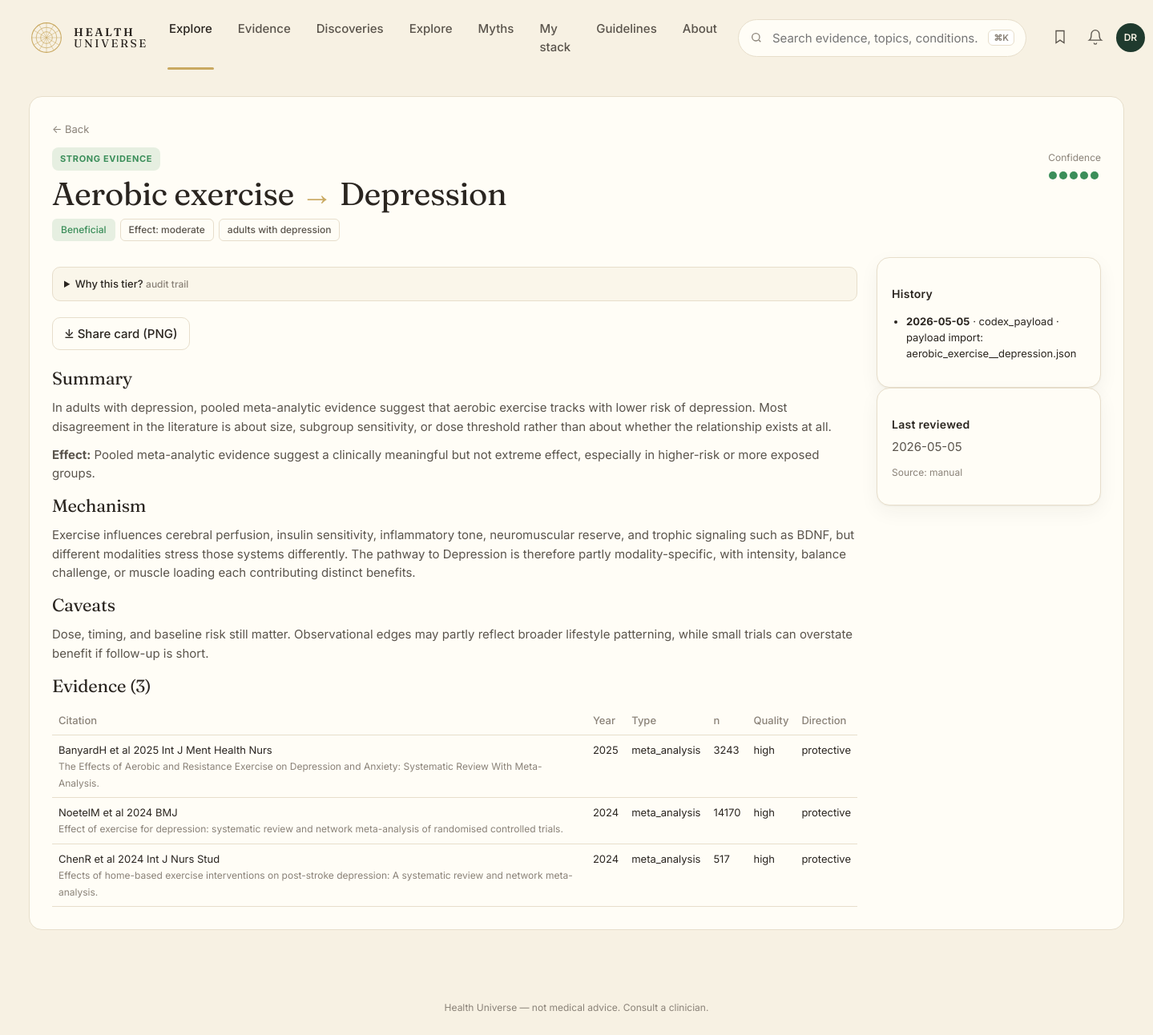
Page /edge/267 on the earlier database version.
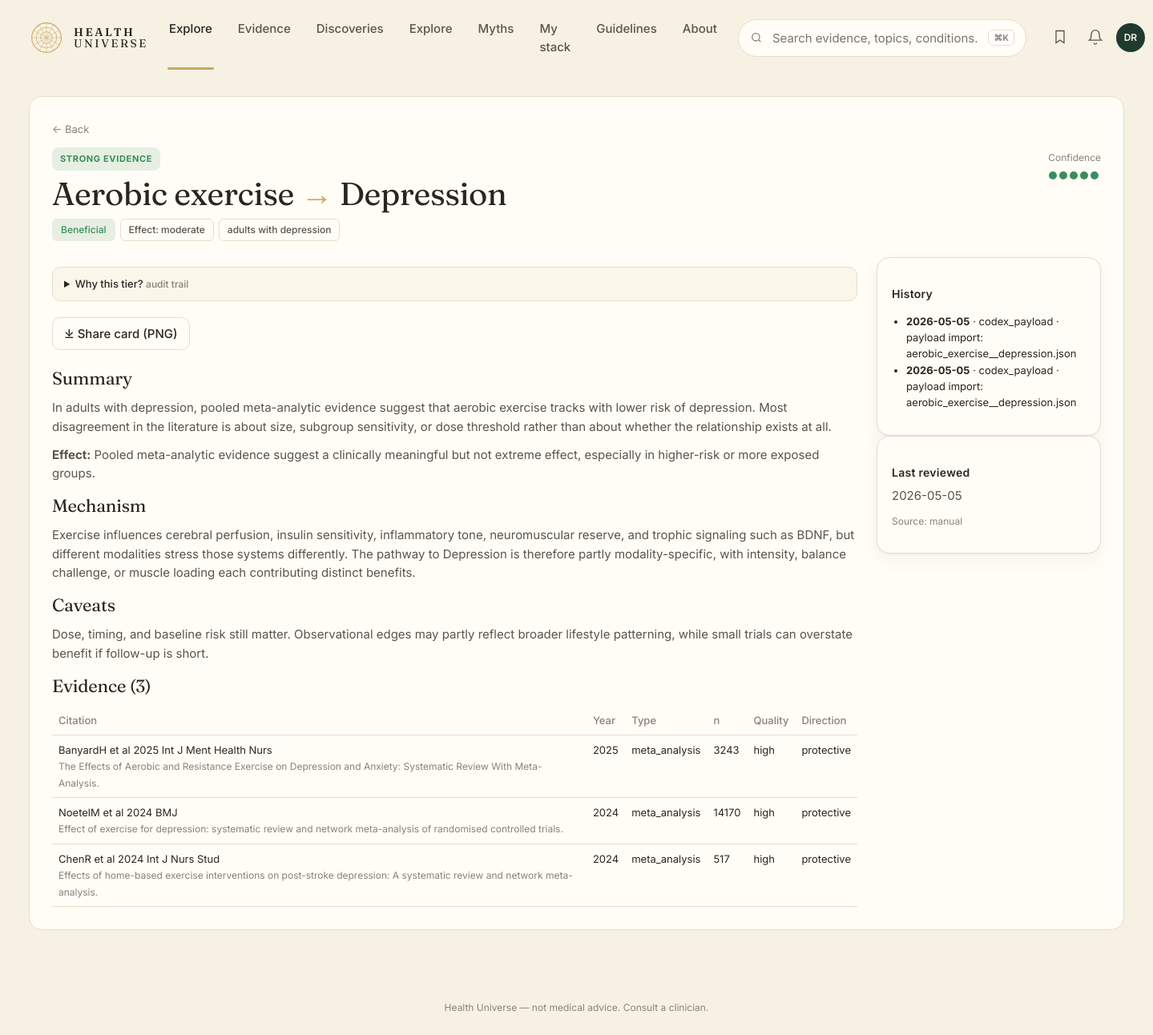
Same page on the later database version.
### tables this page shows
CREATE TABLE edge (
    id              INTEGER PRIMARY KEY,
    factor_id       INTEGER NOT NULL REFERENCES entity(id),
    outcome_id      INTEGER NOT NULL REFERENCES entity(id),
    direction       TEXT NOT NULL CHECK (direction IN (
                      'protective','harmful','neutral','u_shaped','mixed')),
    tier            TEXT NOT NULL CHECK (tier IN ('A','B','C','D','X','deprecated')),
    effect_size     TEXT,         -- qualitative: trivial/small/moderate/large
    effect_quant    TEXT,         -- e.g. "RR 0.82 (0.74-0.91)"
    population      TEXT,         -- e.g. "adults>50; ApoE4 carriers"
    mechanism       TEXT,         -- 1-paragraph plain English
    summary         TEXT,         -- card body copy
    caveats         TEXT,
    seed_source     TEXT NOT NULL CHECK (seed_source IN ('claude_seed','gemma_daily','manual')),
    created_at      TEXT NOT NULL DEFAULT (datetime('now')),
    updated_at      TEXT NOT NULL DEFAULT (datetime('now')),
    last_reviewed   TEXT NOT NULL DEFAULT (datetime('now')), embedding BLOB, embedded_at TEXT,
    UNIQUE(factor_id, outcome_id, population)
);

CREATE TABLE entity (
    id            INTEGER PRIMARY KEY,
    slug          TEXT NOT NULL UNIQUE,
    name          TEXT NOT NULL,
    kind          TEXT NOT NULL CHECK (kind IN (
                    'food','nutrient','supplement','drug','activity',
                    'behavior','environmental','pathogen','gene',
                    'biomarker','condition','process')),
    aliases       TEXT,           -- JSON array
    description   TEXT,
    created_at    TEXT NOT NULL DEFAULT (datetime('now')),
    updated_at    TEXT NOT NULL DEFAULT (datetime('now'))
, embedding BLOB, embedded_at TEXT);

CREATE TABLE evidence (
    id            INTEGER PRIMARY KEY,
    edge_id       INTEGER NOT NULL REFERENCES edge(id) ON DELETE CASCADE,
    citation      TEXT NOT NULL,
    url           TEXT,
    doi           TEXT,
    pmid          TEXT,
    year          INTEGER,
    study_type    TEXT CHECK (study_type IN (
                    'meta_analysis','systematic_review','rct','cohort',
                    'case_control','cross_sectional','mechanistic',
                    'animal','case_report','expert_opinion')),
    n_participants INTEGER,
    direction     TEXT,           -- direction this study supports
    quality       TEXT CHECK (quality IN ('high','moderate','low','very_low')),
    notes         TEXT,
    source_id     INTEGER REFERENCES source(id),
    created_at    TEXT NOT NULL DEFAULT (datetime('now'))
);

CREATE TABLE edge_history (
    id          INTEGER PRIMARY KEY,
    edge_id     INTEGER NOT NULL REFERENCES edge(id) ON DELETE CASCADE,
    changed_at  TEXT NOT NULL DEFAULT (datetime('now')),
    field       TEXT NOT NULL,
    old_value   TEXT,
    new_value   TEXT,
    reason      TEXT,
    actor       TEXT             -- 'claude_seed','gemma_daily','claude_adjudicator','human'
);

### web/app.py (the view)
@app.get("/edge/{edge_id}", response_class=HTMLResponse)
def edge_detail(request: Request, edge_id: int):
    with connect() as conn:
        e = conn.execute("""
            SELECT e.*, f.slug AS f_slug, f.name AS f_name, f.kind AS f_kind,
                   o.slug AS o_slug, o.name AS o_name, o.kind AS o_kind
            FROM edge e
            JOIN entity f ON f.id = e.factor_id
            JOIN entity o ON o.id = e.outcome_id
            WHERE e.id = ?""", (edge_id,)).fetchone()
        if not e:
            return HTMLResponse("Not found", status_code=404)
        evidence = conn.execute(
            "SELECT * FROM evidence WHERE edge_id = ? ORDER BY year DESC",
            (edge_id,)).fetchall()
        history = conn.execute(
            "SELECT * FROM edge_history WHERE edge_id = ? ORDER BY changed_at DESC",
            (edge_id,)).fetchall()
    return render(request, "edge.html", {
        "e": dict(e),
        "evidence": [dict(r) for r in evidence],
        "history": [dict(r) for r in history],
    })

### web/templates/edge.html (shortened to what this page needs)
{% extends "base.html" %}
{% block content %}
<section class="edge-page">
  <a class="back" href="/">← Back</a>
  <div class="edge-head">
    <div>
      <span class="pill tier-{{ e.tier }}">{{ TIER_LABEL[e.tier] | upper }}</span>
      <h1>{{ e.f_name }} <span class="arrow">→</span> {{ e.o_name }}</h1>
      <div class="badges">
        <span class="badge dir-{{ e.direction }}">{{ DIRECTION_LABEL[e.direction] }}</span>
        {% if e.effect_size %}<span class="badge ghost">Effect: {{ e.effect_size }}</span>{% endif %}
        {% if e.population %}<span class="badge ghost">{{ e.population }}</span>{% endif %}
      </div>
    </div>
    <div class="confidence-card">
      <span class="muted small">Confidence</span>
      <div class="dots big">
        {% for i in range(5) %}<span class="dotmark {% if i < TIER_DOTS[e.tier] %}on{% endif %}"></span>{% endfor %}
      </div>
    </div>
  </div>
  <div class="edge-grid">
    <div>
      <details class="why-tier">
        <summary>Why this tier? <small class="muted">audit trail</small></summary>
      </details>
      <div class="share-row">
        <a class="btn-secondary inline" href="/edge/{{ e.id }}.png" target="_blank">⤓ Share card (PNG)</a>
      </div>
      <h3>Summary</h3>
      <p>{{ e.summary }}</p>
      {% if e.effect_quant %}<p><b>Effect:</b> {{ e.effect_quant }}</p>{% endif %}
      <h3>Mechanism</h3>
      <p>{{ e.mechanism or "—" }}</p>
      {% if e.caveats %}<h3>Caveats</h3><p>{{ e.caveats }}</p>{% endif %}
      <h3>Evidence ({{ evidence|length }})</h3>
      <table class="evidence-table">
        <thead><tr><th>Citation</th><th>Year</th><th>Type</th><th>n</th><th>Quality</th><th>Direction</th></tr></thead>
        <tbody>
        {% for ev in evidence %}
          <tr>
            <td>{{ ev.citation }}<br/><small class="muted">{{ ev.notes }}</small></td>
            <td>{{ ev.year or "—" }}</td>
            <td>{{ ev.study_type or "—" }}</td>
            <td>{{ ev.n_participants or "—" }}</td>
            <td>{{ ev.quality or "—" }}</td>
            <td>{{ ev.direction or "—" }}</td>
          </tr>
        {% endfor %}
        </tbody>
      </table>
    </div>
    <aside>
      <div class="card">
        <h4>History</h4>
        <ul class="history">
        {% for h in history %}
          <li><b>{{ h.changed_at[:10] }}</b> · {{ h.actor }} · {{ h.reason or h.field }}</li>
        {% endfor %}
        </ul>
      </div>
      <div class="card">
        <h4>Last reviewed</h4>
        <p>{{ e.last_reviewed[:10] }}</p>
        <p class="muted small">Source: {{ e.seed_source }}</p>
      </div>
    </aside>
  </div>
</section>
{% endblock %}

### web/templates/base.html (shortened to what this page needs)
<!doctype html>
<html lang="en">
<head>
<link rel="stylesheet" href="/static/style.css" />
</head>
<body>
<header class="topnav">
  <a class="brand" href="/">
    <span class="brand-mark" aria-hidden="true">
      <svg viewBox="0 0 48 48" width="44" height="44">
        <circle cx="24" cy="24" r="20" fill="none" stroke="currentColor" stroke-width="1.2"/>
        <circle cx="24" cy="24" r="14" fill="none" stroke="currentColor" stroke-width="0.8"/>
        <circle cx="24" cy="24" r="8"  fill="none" stroke="currentColor" stroke-width="0.8"/>
        {% for a in [0,30,60,90,120,150] %}
        <line x1="24" y1="4" x2="24" y2="44" stroke="currentColor" stroke-width="0.5"
              transform="rotate({{a}} 24 24)"/>
        {% endfor %}
      </svg>
    </span>
    <span class="brand-text"><b>HEALTH</b><br/>UNIVERSE</span>
  </a>
  <nav class="topnav-links">
    <a class="active" href="/">Explore</a>
    <a href="/tier/A">Evidence</a>
    <a href="/discoveries">Discoveries</a>
    <a href="/explore">Explore</a>
    <a href="/myths">Myths</a>
    <a href="/me">My stack</a>
    <a href="#">Guidelines</a>
    <a href="#">About</a>
  </nav>
  <div class="topnav-search">
    <svg width="16" height="16" viewBox="0 0 24 24" fill="none" stroke="currentColor" stroke-width="2"><circle cx="11" cy="11" r="7"/><path d="m20 20-3.5-3.5"/></svg>
    <input placeholder="Search evidence, topics, conditions…" />
    <kbd>⌘K</kbd>
  </div>
  <div class="topnav-actions">
    <button aria-label="Saved"><svg width="20" height="20" viewBox="0 0 24 24" fill="none" stroke="currentColor" stroke-width="1.6"><path d="M6 3h12v18l-6-4-6 4z"/></svg></button>
    <button aria-label="Notifications"><svg width="20" height="20" viewBox="0 0 24 24" fill="none" stroke="currentColor" stroke-width="1.6"><path d="M6 8a6 6 0 0 1 12 0c0 7 3 9 3 9H3s3-2 3-9z"/><path d="M10 21a2 2 0 0 0 4 0"/></svg></button>
    <span class="avatar">DR</span>
  </div>
</header>
<main>{% block content %}{% endblock %}</main>
<footer class="footer">
  <span>Health Universe — not medical advice. Consult a clinician.</span>
</footer>
</body>
</html>

Differences in the rows shown:
added edge_history: changed_at "2026-05-05", actor "codex_payload", reason "payload import: aerobic_exercise__depression.json"
